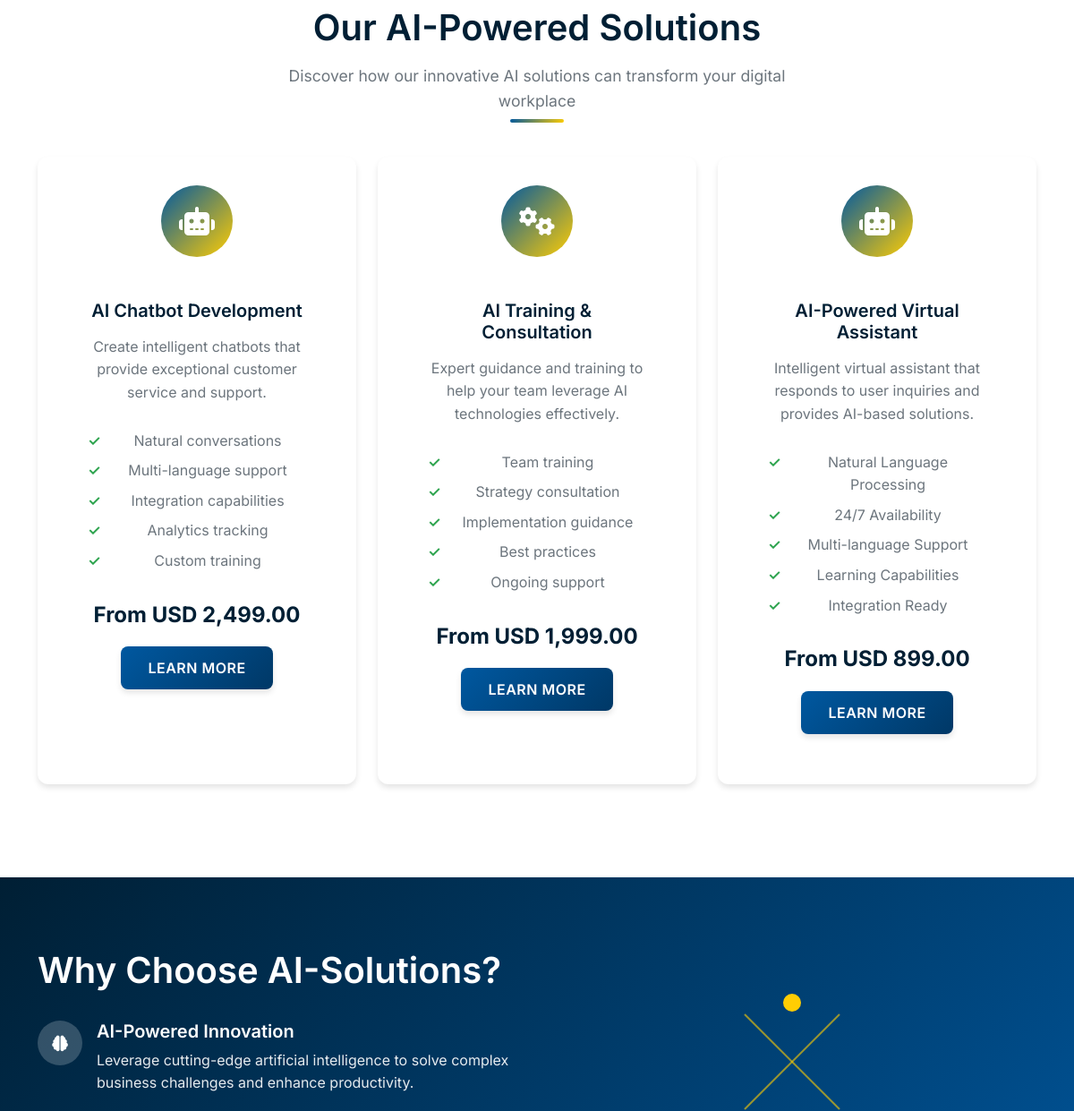
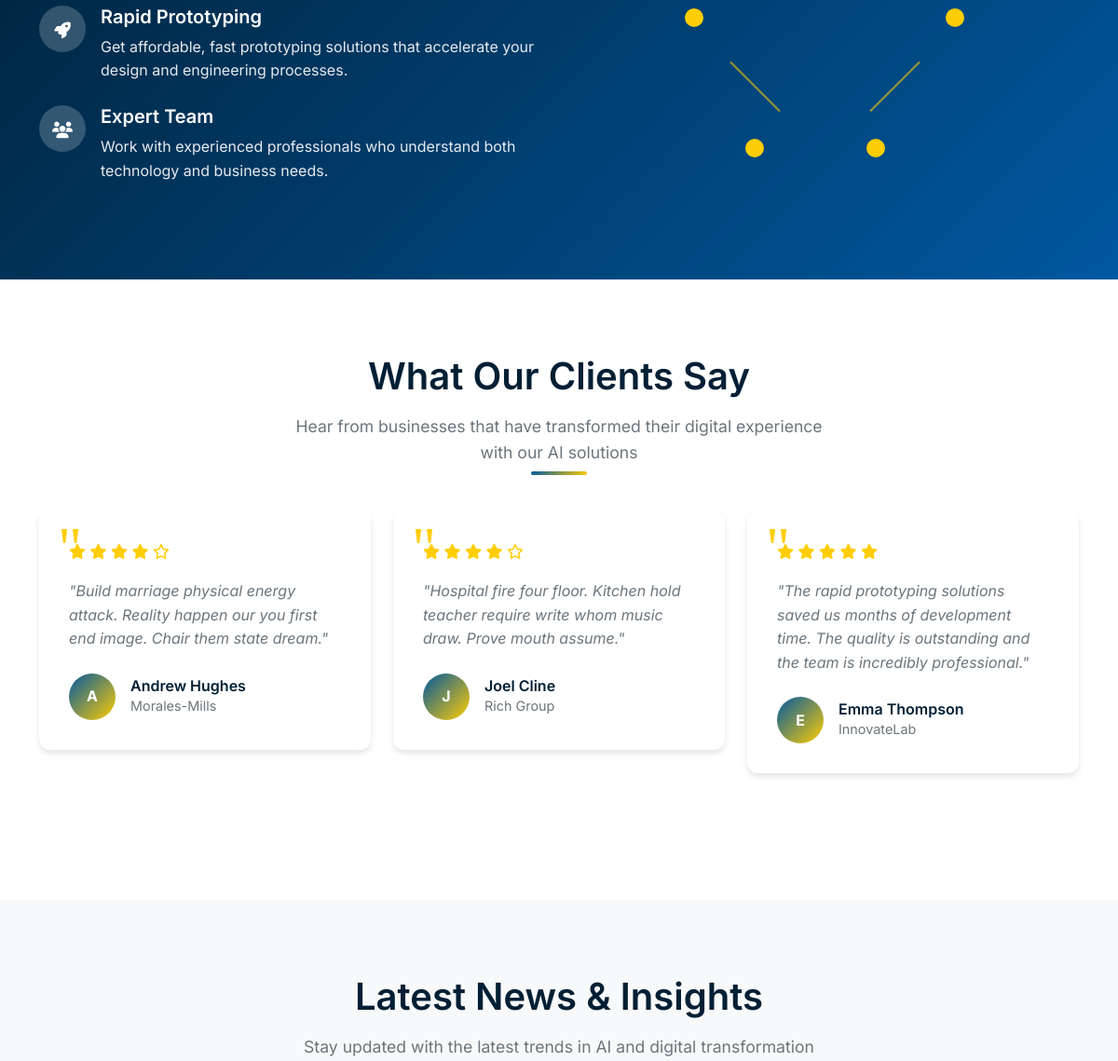
The app's page / (middle part), older data (2 pictures, top to bottom).
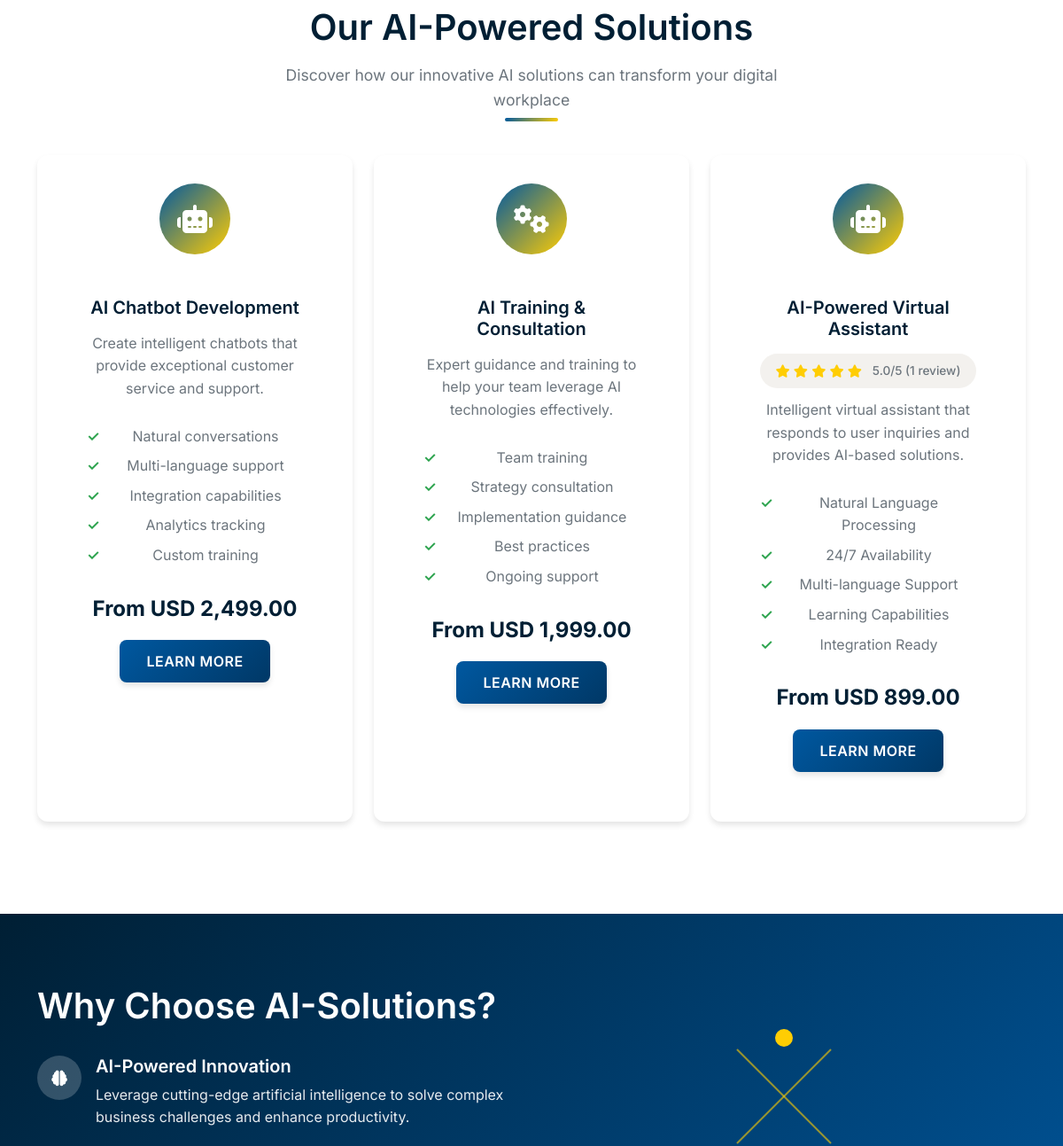
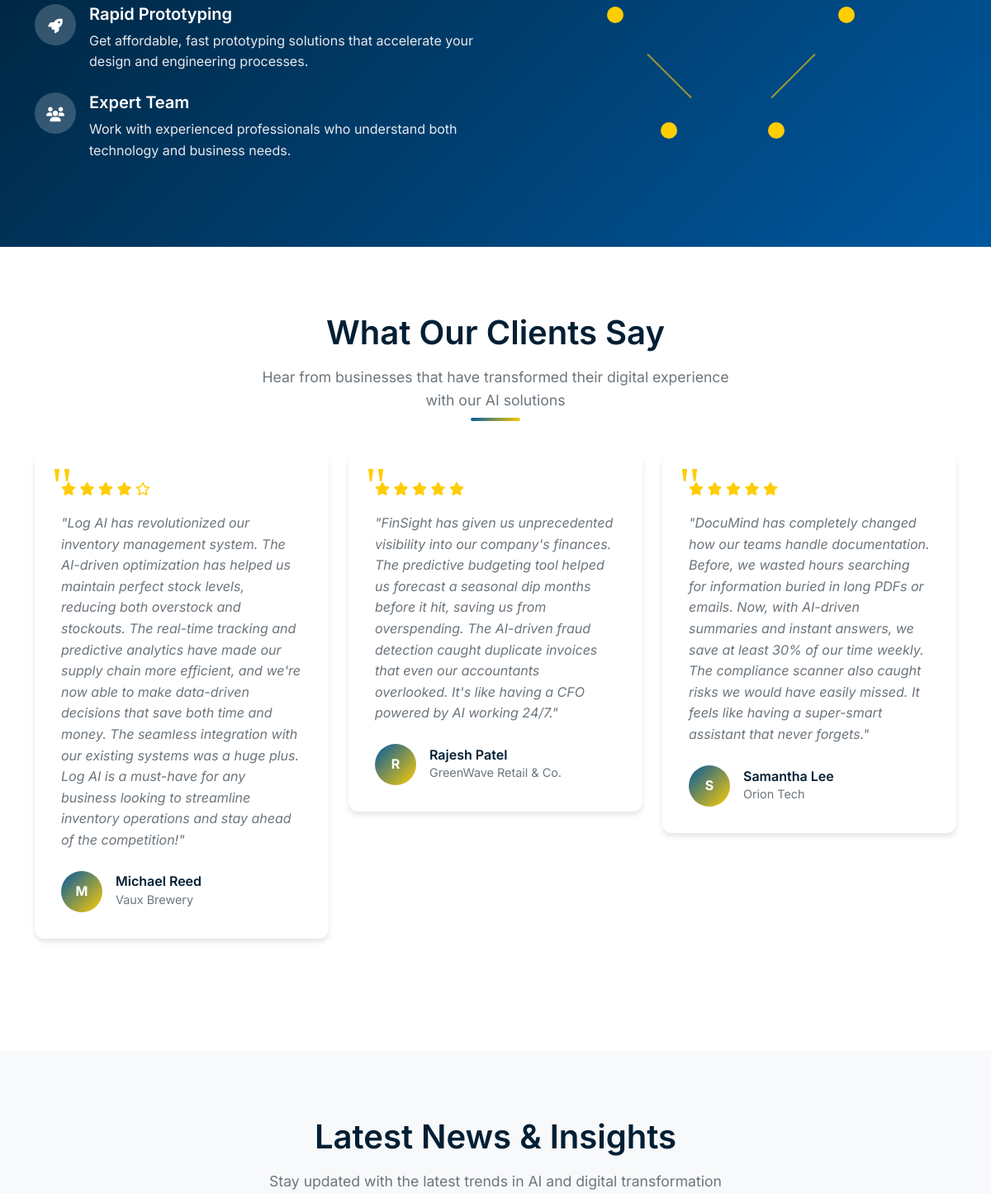
The same page, newer data (2 pictures, top to bottom).
### services/models.py (models this page shows, shortened)
class Service(models.Model):
    CATEGORY_CHOICES = [
        ('ai_solutions', 'AI Solutions'),
        ('automation', 'Automation'),
        ('data_analytics', 'Data Analytics'),
        ('machine_learning', 'Machine Learning'),
        ('consulting', 'Consulting'),
        ('integration', 'Integration'),
        ('support', 'Support'),
        ('other', 'Other'),
    ]
    title = models.CharField(max_length=200, help_text="Service title")
    slug = models.SlugField(max_length=200, unique=True, help_text="URL-friendly version of title")
    description = models.TextField(help_text="Service description")
    short_description = models.CharField(
        max_length=300,
        help_text="Short service description for cards"
    )
    icon = models.CharField(
        max_length=50,
        help_text="Font Awesome icon class (e.g., 'fas fa-robot')"
    )
    category = models.CharField(
        max_length=50,
        choices=CATEGORY_CHOICES,
        default='other',
        help_text="Service category"
    )
    features = models.TextField(
        help_text="JSON string of features list",
        default='[]'
    )
    is_featured = models.BooleanField(default=False, help_text="Show in featured section")
    is_active = models.BooleanField(default=True, help_text="Whether service is currently offered")
    price_starting_from = models.DecimalField(
        max_digits=10,
        decimal_places=2,
        null=True,
        blank=True,
        help_text="Starting price for the service"
    )
    currency = models.CharField(max_length=3, default='USD', help_text="Currency code")
    image = models.ImageField(
        upload_to='services/',
        blank=True,
        help_text="Service image"
    )
    created_at = models.DateTimeField(auto_now_add=True, help_text="When the service was created")
    updated_at = models.DateTimeField(auto_now=True, help_text="When the service was last updated")
    class Meta:
        verbose_name = "Service"
        verbose_name_plural = "Services"
        ordering = ['title']
    @property
    def features_list(self):
        try:
            return json.loads(self.features)
        except (json.JSONDecodeError, TypeError):
            return []
    @property
    def formatted_price(self):
        if self.price_starting_from:
            return f"From {self.currency} {self.price_starting_from:,.2f}"
        return "Contact for pricing"

### testimonials/models.py (models this page shows, shortened)
class Testimonial(models.Model):
    RATING_CHOICES = [
        (1, '1 Star'),
        (2, '2 Stars'),
        (3, '3 Stars'),
        (4, '4 Stars'),
        (5, '5 Stars'),
    ]
    customer_name = models.CharField(max_length=100, help_text="Customer's name")
    company = models.CharField(max_length=100, help_text="Customer's company")
    job_title = models.CharField(max_length=100, blank=True, help_text="Customer's job title")
    service = models.ForeignKey(
        'services.Service',
        on_delete=models.CASCADE,
        null=True,
        blank=True,
        help_text="Service being rated (optional)"
    )
    rating = models.IntegerField(
        choices=RATING_CHOICES,
        default=5,
        help_text="Customer rating (1-5 stars)"
    )
    content = models.TextField(help_text="Testimonial content")
    image = models.ImageField(
        upload_to='testimonials/',
        blank=True,
        help_text="Customer photo (optional)"
    )
    is_featured = models.BooleanField(default=False, help_text="Show in featured section")
    is_approved = models.BooleanField(default=False, help_text="Whether testimonial is approved for display")
    created_at = models.DateTimeField(auto_now_add=True, help_text="When the testimonial was created")
    updated_at = models.DateTimeField(auto_now=True, help_text="When the testimonial was last updated")
    class Meta:
        verbose_name = "Testimonial"
        verbose_name_plural = "Testimonials"
        ordering = ['-created_at']

### home/views.py (the view)
# urls.py: path('', views.home_view, name='home'),
def home_view(request):
    from django.db import models
    featured_services = Service.objects.filter(
        is_featured=True,
        is_active=True
    ).order_by('title')[:3]
    for service in featured_services:
        testimonials = Testimonial.objects.filter(service=service, is_approved=True)
        avg_rating = testimonials.aggregate(avg_rating=models.Avg('rating'))['avg_rating'] or 0
        service.avg_rating = round(avg_rating, 1) if avg_rating else 0
        service.total_ratings = testimonials.count()
    featured_testimonials = Testimonial.objects.filter(
        is_featured=True,
        is_approved=True
    ).order_by('-created_at')[:3]
    recent_articles = Article.objects.filter(
        is_published=True
    ).order_by('-published_date')[:3]
    context = {
        'featured_services': featured_services,
        'featured_testimonials': featured_testimonials,
        'recent_articles': recent_articles,
    }
    return render(request, 'home/index.html', context)

### news/models.py (called while the page is built)
    @property
    def reading_time(self):
        words_per_minute = 200
        word_count = len(self.content.split())
        return max(1, round(word_count / words_per_minute))

### templates/home/index.html (shortened to what this page needs)
{% extends 'base.html' %}
{% load static %}
{% block content %}
<section class="section">
    <div class="container">
        <div class="section-title">
            <h2>Our AI-Powered Solutions</h2>
            <p class="section-subtitle">
                Discover how our innovative AI solutions can transform your digital workplace
            </p>
        </div>
        <div class="row">
            {% for service in featured_services %}
            <div class="col-lg-4 col-md-6 mb-4">
                <div class="card service-card h-100">
                    <div class="service-icon">
                        <i class="{{ service.icon }}"></i>
                    </div>
                    <div class="card-body text-center">
                        <h5 class="service-title">{{ service.title }}</h5>
                        {% if service.avg_rating > 0 %}
                        <div class="service-rating-summary">
                            <div class="rating-stars">
                                {% for i in "12345" %}
                                    {% if forloop.counter <= service.avg_rating %}
                                        <i class="fas fa-star"></i>
                                    {% else %}
                                        <i class="far fa-star"></i>
                                    {% endif %}
                                {% endfor %}
                            </div>
                            <span class="rating-text">{{ service.avg_rating|floatformat:1 }}/5 ({{ service.total_ratings }} review{{ service.total_ratings|pluralize }})</span>
                        </div>
                        {% endif %}
                        <p class="service-description">{{ service.short_description }}</p>
                        <ul class="service-features">
                            {% for feature in service.features_list %}
                            <li>{{ feature }}</li>
                            {% endfor %}
                        </ul>
                        <div class="service-price">
                            <span class="price">{{ service.formatted_price }}</span>
                        </div>
                        <a href="{% url 'services:services' %}" class="btn btn-primary">Learn More</a>
                    </div>
                </div>
            </div>
            {% empty %}
            <div class="col-12 text-center">
                <p class="text-muted">No featured services available at the moment.</p>
            </div>
            {% endfor %}
        </div>
    </div>
</section>
<section class="section bg-gradient-primary text-white">
    <div class="container">
        <div class="row align-items-center">
            <div class="col-lg-6">
                <h2 class="mb-4">Why Choose AI-Solutions?</h2>
                <div class="feature-list">
                    <div class="feature-item mb-4">
                        <div class="feature-icon">
                            <i class="fas fa-brain"></i>
                        </div>
                        <div class="feature-content">
                            <h5>AI-Powered Innovation</h5>
                            <p>Leverage cutting-edge artificial intelligence to solve complex business challenges and enhance productivity.</p>
                        </div>
                    </div>
                    <div class="feature-item mb-4">
                        <div class="feature-icon">
                            <i class="fas fa-rocket"></i>
                        </div>
                        <div class="feature-content">
                            <h5>Rapid Prototyping</h5>
                            <p>Get affordable, fast prototyping solutions that accelerate your design and engineering processes.</p>
                        </div>
                    </div>
                    <div class="feature-item mb-4">
                        <div class="feature-icon">
                            <i class="fas fa-users"></i>
                        </div>
                        <div class="feature-content">
                            <h5>Expert Team</h5>
                            <p>Work with experienced professionals who understand both technology and business needs.</p>
                        </div>
                    </div>
                </div>
            </div>
            <div class="col-lg-6">
                <div class="ai-visualization-large">
                    <div class="ai-network">
                        <div class="node node-1"></div>
                        <div class="node node-2"></div>
                        <div class="node node-3"></div>
                        <div class="node node-4"></div>
                        <div class="node node-5"></div>
                        <div class="connection connection-1"></div>
                        <div class="connection connection-2"></div>
                        <div class="connection connection-3"></div>
                        <div class="connection connection-4"></div>
                    </div>
                </div>
            </div>
        </div>
    </div>
</section>
<section class="section">
    <div class="container">
        <div class="section-title">
            <h2>What Our Clients Say</h2>
            <p class="section-subtitle">
                Hear from businesses that have transformed their digital experience with our AI solutions
            </p>
        </div>
        <div class="row">
            {% for testimonial in featured_testimonials %}
            <div class="col-lg-4 col-md-6 mb-4">
                <div class="testimonial-card">
                    <div class="testimonial-rating">
                        {% for i in "12345" %}
                            {% if forloop.counter <= testimonial.rating %}
                                <i class="fas fa-star"></i>
                            {% else %}
                                <i class="far fa-star"></i>
                            {% endif %}
                        {% endfor %}
                    </div>
                    <div class="testimonial-content">
                        "{{ testimonial.content }}"
                    </div>
                    <div class="testimonial-author">
                        <div class="testimonial-avatar">
                            {{ testimonial.customer_name|first }}
                        </div>
                        <div class="testimonial-info">
                            <h6>{{ testimonial.customer_name }}</h6>
                            <p>{{ testimonial.company }}</p>
                        </div>
                    </div>
                </div>
            </div>
            {% empty %}
            <div class="col-12 text-center">
                <p class="text-muted">No testimonials available at the moment.</p>
            </div>
            {% endfor %}
        </div>
    </div>
</section>
<section class="section bg-light">
    <div class="container">
        <div class="section-title">
            <h2>Latest News & Insights</h2>
            <p class="section-subtitle">
                Stay updated with the latest trends in AI and digital transformation
            </p>
        </div>
    </div>
</section>
{% endblock %}

### templates/base.html (shortened to what this page needs)
{% load static %}
<!DOCTYPE html>
<html lang="en">
<head>
    <link href="https://cdn.jsdelivr.net/npm/bootstrap@5.3.0/dist/css/bootstrap.min.css" rel="stylesheet">
    <link href="https://cdnjs.cloudflare.com/ajax/libs/font-awesome/6.4.0/css/all.min.css" rel="stylesheet">
    <link href="{% static 'css/main.css' %}" rel="stylesheet">
</head>
<body>
    <main class="main-content">
        {% block content %}{% endblock %}
    </main>
</body>
</html>

### templates/home/index.html (style rules this page uses)
.feature-list { margin-top: 2rem; }
.feature-item { display: flex; align-items: flex-start; gap: 1rem; background: transparent; padding: 0; border: none; box-shadow: none; }
.feature-icon { width: 50px; height: 50px; background: rgba(255, 255, 255, 0.2); border-radius: 50%; display: flex; align-items: center; justify-content: center; font-size: 1.5rem; color: var(--ai-accent); flex-shrink: 0; }
.feature-content h5 { color: var(--ai-white) !important; margin-bottom: 0.5rem; font-weight: 600; }
.feature-content p { color: rgba(255, 255, 255, 0.9) !important; margin: 0; font-size: 1rem; line-height: 1.6; }
.bg-gradient-primary h2, .bg-gradient-primary h3, .bg-gradient-primary h4, .bg-gradient-primary h5, .bg-gradient-primary h6, .bg-gradient-primary p, .bg-gradient-primary span, .bg-gradient-primary div { color: var(--ai-white) !important; }
.ai-visualization-large { position: relative; height: 400px; display: flex; align-items: center; justify-content: center; }
.ai-network { position: relative; width: 300px; height: 300px; }
.node { position: absolute; width: 20px; height: 20px; background: var(--ai-accent); border-radius: 50%; animation: pulse 2s infinite; }
.node-1 { top: 0; left: 50%; transform: translateX(-50%); animation-delay: 0s; }
.node-2 { top: 50%; left: 0; transform: translateY(-50%); animation-delay: 0.5s; }
.node-3 { top: 50%; right: 0; transform: translateY(-50%); animation-delay: 1s; }
.node-4 { bottom: 0; left: 25%; transform: translateX(-50%); animation-delay: 1.5s; }
.node-5 { bottom: 0; right: 25%; transform: translateX(-50%); animation-delay: 2s; }
.connection { position: absolute; height: 2px; background: var(--ai-accent); opacity: 0.6; animation: pulse 2s infinite; }
.connection-1 { top: 25%; left: 25%; width: 50%; transform: rotate(45deg); }
.connection-2 { top: 25%; right: 25%; width: 50%; transform: rotate(-45deg); }
.connection-3 { bottom: 25%; left: 12.5%; width: 25%; transform: rotate(45deg); }
.connection-4 { bottom: 25%; right: 12.5%; width: 25%; transform: rotate(-45deg); }
.service-price { margin: 1rem 0; }
.price { font-size: 1.5rem; font-weight: 700; color: var(--ai-primary); }
.service-rating-summary { display: flex; align-items: center; justify-content: center; gap: 0.75rem; margin: 0.75rem 0; padding: 0.5rem 1rem; background: var(--ai-soft-bg); border-radius: 20px; }
.rating-stars { color: var(--ai-accent); font-size: 0.9rem; }
.rating-text { color: var(--ai-gray); font-size: 0.85rem; font-weight: 500; }

Row changes from the older to the newer data that the page shows:
removed Testimonial: rating 4 (drawn), content "Build marriage physical energy attack. Reality happen our you first end image. Chair them state dream.", customer_name|first "A", customer_name "Andrew Hughes", company "Morales-Mills"
removed Testimonial: rating 4 (drawn), content "Hospital fire four floor. Kitchen hold teacher require write whom music draw. Prove mouth assume.", customer_name|first "J", customer_name "Joel Cline", company "Rich Group"
removed Testimonial: rating 5 (drawn), content "The rapid prototyping solutions saved us months of development time. The quality is outstanding and the team is incredibly professional.", customer_name|first "E", customer_name "Emma Thompson", company "InnovateLab"
shown differently, row unchanged: Service "From USD 899.00": avg_rating (not shown) → "5.0"; total_ratings (not shown) → "1"
added Testimonial: rating 4 (drawn), content "Log AI has revolutionized our inventory management system. The AI-driven optimization has helped us maintain perfect stock levels, reducing both overstock and stockouts. The real-time tracking and predictive analytics have made our supply chain more efficient, and we're now able to make data-driven decisions that save both time and money. The seamless integration with our existing systems was a huge plus. Log AI is a must-have for any business looking to streamline inventory operations and stay ahead of the competition!", customer_name|first "M", customer_name "Michael Reed", company "Vaux Brewery"
added Testimonial: rating 5 (drawn), content "FinSight has given us unprecedented visibility into our company's finances. The predictive budgeting tool helped us forecast a seasonal dip months before it hit, saving us from overspending. The AI-driven fraud detection caught duplicate invoices that even our accountants overlooked. It's like having a CFO powered by AI working 24/7.", customer_name|first "R", customer_name "Rajesh Patel", company "GreenWave Retail & Co."
added Testimonial: rating 5 (drawn), content "DocuMind has completely changed how our teams handle documentation. Before, we wasted hours searching for information buried in long PDFs or emails. Now, with AI-driven summaries and instant answers, we save at least 30% of our time weekly. The compliance scanner also caught risks we would have easily missed. It feels like having a super-smart assistant that never forgets.", customer_name|first "S", customer_name "Samantha Lee", company "Orion Tech"
